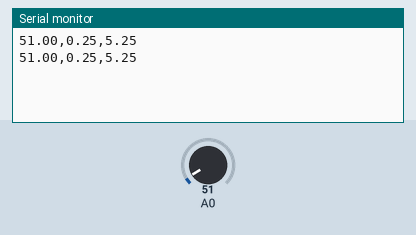
A sketch run on a simulated Arduino Uno, built with avr-gcc and run on an emulated ATmega328P. Shown: the last lines printed to the serial monitor. Inputs (shaded band) come from the test bench; at power-on: A0 = 51.

Above: at 1.8 s.
1.9 s: A0 set to 61
At 2.6 s:
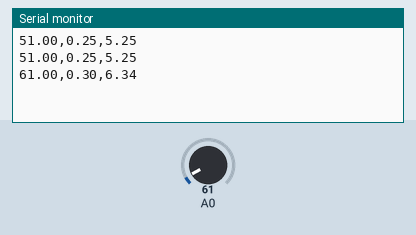
3.4 s: A0 set to 71
At 4.8 s:
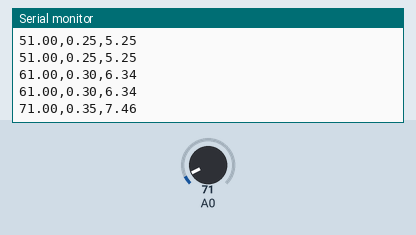
Timing chart, 0 to 6.4 s (numbered marks = the images above; inputs shaded):
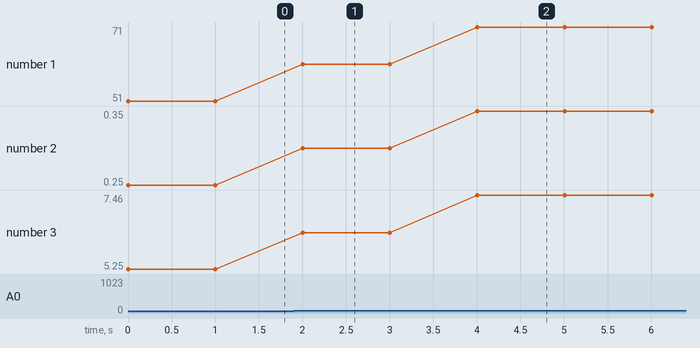

The sketch:

PT100.ino
```cpp
// Declaracion de variables globales
float raw; // Variable para almacenar el valor obtenido del sensor (0 a 1023)
float vT;
float rT;
int pinLM35 = 0; // Variable del pin de entrada del sensor (A0)


void setup() {
  // Configuramos el puerto serial a 9600 bps
  Serial.begin(9600);

}

void loop() {
  // Con analogRead leemos el sensor, recuerda que es un valor de 0 a 1023
  raw = analogRead(A0);
  Serial.print(raw);
  Serial.print(",");

  // vT eq
  vT = (5.0 * raw)/1023.0;
  Serial.print(vT);
  Serial.print(",");

  rT = (100.0*vT)/(5.0-vT);
  Serial.println(rT);

  // Esperamos un tiempo para repetir el loop
  delay(1000);
}
```

Measured:
- after the input at 1.9 s, the serial monitor: prints a new line after 0.10 s (image 1)
- after the input at 3.4 s, the serial monitor: prints a new line after 0.61 s (image 2)
- plotted number 1: 51 → 61 after the input at 1.9 s, 61 → 71 after the input at 3.4 s
- plotted number 2: 0.25 → 0.3 after the input at 1.9 s, 0.3 → 0.35 after the input at 3.4 s
- plotted number 3: 5.25 → 6.34 after the input at 1.9 s, 6.34 → 7.46 after the input at 3.4 s
